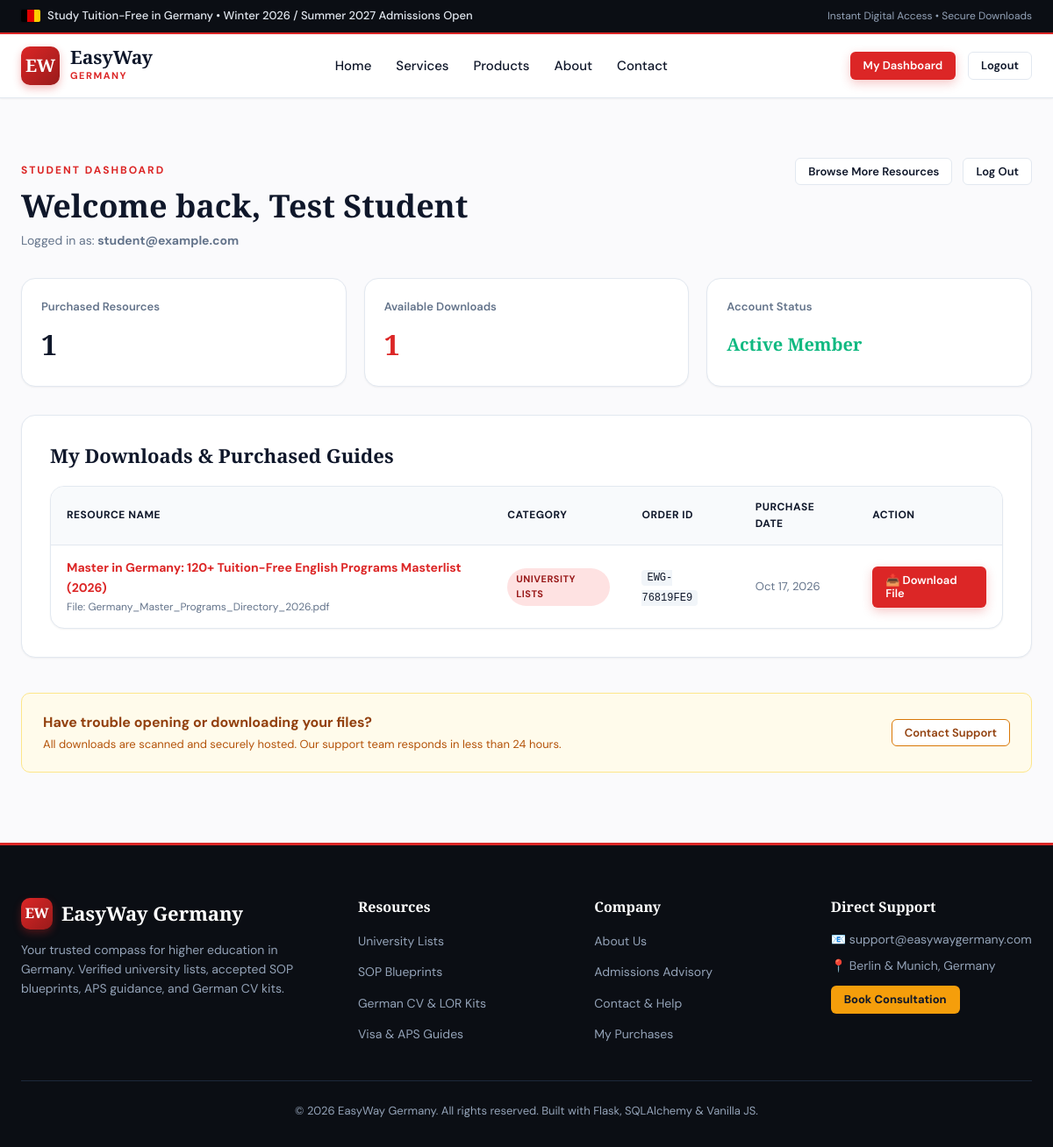
/dashboard (signed in), run on the app's committed database.
### app.py (models this page shows, shortened)
class User(UserMixin, db.Model):
    __tablename__ = 'users'
    id = db.Column(db.Integer, primary_key=True)
    email = db.Column(db.String(120), unique=True, nullable=False, index=True)
    full_name = db.Column(db.String(100), nullable=False)
    password_hash = db.Column(db.String(256), nullable=False)
    is_admin = db.Column(db.Boolean, default=False)
    created_at = db.Column(db.DateTime, default=utc_now)
    orders = db.relationship('Order', backref='user', lazy='dynamic')

class Order(db.Model):
    __tablename__ = 'orders'
    id = db.Column(db.Integer, primary_key=True)
    order_number = db.Column(db.String(36), unique=True, nullable=False, default=lambda: f"EWG-{uuid.uuid4().hex[:8].upper()}")
    user_id = db.Column(db.Integer, db.ForeignKey('users.id'), nullable=False)
    product_id = db.Column(db.Integer, db.ForeignKey('products.id'), nullable=False)
    amount = db.Column(db.Float, nullable=False)
    currency = db.Column(db.String(10), default='EUR')
    status = db.Column(db.String(20), default='completed')  # 'completed', 'pending', 'failed'
    payment_method = db.Column(db.String(50), default='demo')
    created_at = db.Column(db.DateTime, default=utc_now)

class Product(db.Model):
    __tablename__ = 'products'
    id = db.Column(db.Integer, primary_key=True)
    title = db.Column(db.String(200), nullable=False)
    slug = db.Column(db.String(200), unique=True, nullable=False)
    short_desc = db.Column(db.String(300), nullable=False)
    description = db.Column(db.Text, nullable=False)
    price = db.Column(db.Float, nullable=False, default=0.0)
    original_price = db.Column(db.Float, nullable=True)
    badge = db.Column(db.String(50), default='')  # e.g., 'Best Seller', 'Top Rated'
    category_id = db.Column(db.Integer, db.ForeignKey('categories.id'), nullable=False)
    file_name = db.Column(db.String(255), nullable=False)  # stored in secure_files/
    file_original_name = db.Column(db.String(255), nullable=False)
    is_active = db.Column(db.Boolean, default=True)
    created_at = db.Column(db.DateTime, default=utc_now)
    orders = db.relationship('Order', backref='product', lazy='dynamic')

class Category(db.Model):
    __tablename__ = 'categories'
    id = db.Column(db.Integer, primary_key=True)
    name = db.Column(db.String(80), unique=True, nullable=False)
    slug = db.Column(db.String(80), unique=True, nullable=False)
    description = db.Column(db.String(255))
    icon = db.Column(db.String(50), default='folder')
    products = db.relationship('Product', backref='category', lazy='dynamic')

### app.py (the view)
@app.route('/dashboard')
@login_required
def dashboard():
    orders = Order.query.filter_by(user_id=current_user.id, status='completed').order_by(Order.created_at.desc()).all()
    return render_template('dashboard.html', orders=orders)

### app.py (called while the page is built)
@login_manager.user_loader
def load_user(user_id):
    return db.session.get(User, int(user_id))

@app.context_processor
def inject_global_data():
    categories = Category.query.all()
    return {
        'nav_categories': categories,
        'current_year': datetime.now(timezone.utc).year
    }

### templates/dashboard.html (shortened to what this page needs)
{% extends "base.html" %}
{% block content %}
<section style="padding: 50px 0 80px;">
  <div class="container">
    <div style="display: flex; justify-content: space-between; align-items: flex-start; margin-bottom: 32px; flex-wrap: wrap; gap: 16px;">
      <div>
        <span class="section-tag">Student Dashboard</span>
        <h1 class="section-title" style="margin-bottom: 6px;">Welcome back, {{ current_user.full_name }}</h1>
        <p style="color: var(--text-muted); font-size: 14px;">Logged in as: <strong>{{ current_user.email }}</strong></p>
      </div>
      <div style="display: flex; gap: 12px;">
        <a href="{{ url_for('products') }}" class="btn btn-outline btn-sm">Browse More Resources</a>
        <a href="{{ url_for('logout') }}" class="btn btn-sm btn-outline">Log Out</a>
      </div>
    </div>
    <div class="stats-overview">
      <div class="stat-widget">
        <div class="stat-widget-label">Purchased Resources</div>
        <div class="stat-widget-val">{{ orders|length }}</div>
      </div>
      <div class="stat-widget">
        <div class="stat-widget-label">Available Downloads</div>
        <div class="stat-widget-val" style="color: var(--primary);">{{ orders|length }}</div>
      </div>
      <div class="stat-widget">
        <div class="stat-widget-label">Account Status</div>
        <div class="stat-widget-val" style="font-size: 20px; color: #10B981; padding-top: 10px;">
          Active Member
        </div>
      </div>
    </div>
    <div style="background: #fff; border: 1px solid var(--border); border-radius: var(--radius-lg); padding: 32px; box-shadow: var(--shadow-sm); margin-bottom: 40px;">
      <h2 style="font-size: 22px; margin-bottom: 20px;">My Downloads & Purchased Guides</h2>
      {% if orders %}
        <div class="data-table-wrap">
          <table class="data-table">
            <thead>
              <tr>
                <th>Resource Name</th>
                <th>Category</th>
                <th>Order ID</th>
                <th>Purchase Date</th>
                <th>Action</th>
              </tr>
            </thead>
            <tbody>
              {% for order in orders %}
                <tr>
                  <td>
                    <strong>
                      <a href="{{ url_for('product_detail', slug=order.product.slug) }}">
                        {{ order.product.title }}
                      </a>
                    </strong>
                    <div style="font-size: 12px; color: var(--text-muted); margin-top: 2px;">
                      File: {{ order.product.file_original_name }}
                    </div>
                  </td>
                  <td>
                    <span class="badge">{{ order.product.category.name }}</span>
                  </td>
                  <td>
                    <code style="background: #F1F5F9; padding: 2px 6px; border-radius: 4px; font-size: 12px;">{{ order.order_number }}</code>
                  </td>
                  <td style="color: var(--text-muted); font-size: 13px;">
                    {{ order.created_at.strftime('%b %d, %Y') }}
                  </td>
                  <td>
                    <a href="{{ url_for('download_file', product_id=order.product.id) }}" class="btn btn-sm btn-primary">
                      📥 Download File
                    </a>
                  </td>
                </tr>
              {% endfor %}
            </tbody>
          </table>
        </div>
      {% endif %}
    </div>
    <div style="background: #FFFBEB; border: 1px solid #FDE68A; border-radius: var(--radius-md); padding: 20px 24px; display: flex; align-items: center; justify-content: space-between; flex-wrap: wrap; gap: 14px;">
      <div>
        <strong style="color: #92400E;">Have trouble opening or downloading your files?</strong>
        <p style="font-size: 13px; color: #B45309; margin: 2px 0 0;">
          All downloads are scanned and securely hosted. Our support team responds in less than 24 hours.
        </p>
      </div>
      <a href="{{ url_for('contact') }}" class="btn btn-sm btn-outline" style="border-color: #D97706; color: #92400E;">Contact Support</a>
    </div>
  </div>
</section>
{% endblock %}

### static/css/style.css (style rules this page uses)
:root { --primary: #DC2626; --primary-hover: #B91C1C; --primary-light: #FEE2E2; --primary-dark: #991B1B; --secondary: #0F172A; --secondary-light: #1E293B; --accent-gold: #F59E0B; --accent-gold-light: #FEF3C7; --bg-page: #FAFAFC; --bg-surface: #FFFFFF; --bg-muted: #F1F5F9; --text-main: #0F172A; --text-muted: #64748B; --text-light: #94A3B8; --border: #E2E8F0; --border-focus: #DC2626; --font-heading: 'Playfair Display', Georgia, serif; --font-body: 'DM Sans', -apple-system, BlinkMacSystemFont, sans-serif; --shadow-sm: 0 1px 2px 0 rgba(0, 0, 0, 0.05); --shadow-md: 0 4px 6px -1px rgba(0, 0, 0, 0.1), 0 2px 4px -2px rgba(0, 0, 0, 0.05); --shadow-lg: 0 10px 15px -3px rgba(0, 0, 0, 0.1), 0 4px 6px -4px rgba(0, 0, 0, 0.05); --shadow-xl: 0 20px 25px -5px rgba(0, 0, 0, 0.1), 0 8px 10px -6px rgba(0, 0, 0, 0.05); --shadow-card: 0 10px 30px rgba(15, 23, 42, 0.06); --radius-sm: 6px; --radius-md: 10px; --radius-lg: 16px; --radius-full: 9999px; --transition: all 0.25s cubic-bezier(0.4, 0, 0.2, 1); }
*, *::before, *::after { box-sizing: border-box; margin: 0; padding: 0; }
body { font-family: var(--font-body); font-size: 16px; line-height: 1.6; color: var(--text-main); background-color: var(--bg-page); -webkit-font-smoothing: antialiased; min-height: 100vh; display: flex; flex-direction: column; }
h1, h2, h3, h4, .serif-font { font-family: var(--font-heading); color: var(--secondary); line-height: 1.25; font-weight: 700; }
a { color: var(--primary); text-decoration: none; transition: var(--transition); }
.container { width: 100%; max-width: 1220px; margin: 0 auto; padding: 0 24px; }
.btn { display: inline-flex; align-items: center; justify-content: center; gap: 8px; padding: 11px 22px; font-size: 15px; font-weight: 600; border-radius: var(--radius-md); cursor: pointer; border: 1px solid transparent; transition: var(--transition); text-decoration: none; line-height: 1.2; }
.btn-primary { background: var(--primary); color: #FFFFFF !important; box-shadow: 0 4px 12px rgba(220, 38, 38, 0.25); }
.btn-outline { border-color: var(--border); background: #FFFFFF; color: var(--text-main); }
.btn-sm { padding: 7px 14px; font-size: 13px; border-radius: var(--radius-sm); }
.section-tag { color: var(--primary); text-transform: uppercase; font-size: 12px; letter-spacing: 2px; font-weight: 700; margin-bottom: 8px; display: inline-block; }
.section-title { font-size: 36px; margin-bottom: 14px; }
.badge { display: inline-block; font-size: 11px; font-weight: 700; text-transform: uppercase; letter-spacing: 0.5px; padding: 4px 10px; border-radius: var(--radius-full); background: var(--primary-light); color: var(--primary-dark); }
.data-table-wrap { background: #FFFFFF; border: 1px solid var(--border); border-radius: var(--radius-lg); overflow-x: auto; box-shadow: var(--shadow-sm); }
.data-table { width: 100%; border-collapse: collapse; text-align: left; font-size: 14px; }
.data-table th { background: #F8FAFC; padding: 14px 18px; font-weight: 700; color: var(--secondary); border-bottom: 1px solid var(--border); text-transform: uppercase; font-size: 12px; letter-spacing: 0.5px; }
.data-table td { padding: 14px 18px; border-bottom: 1px solid var(--border); vertical-align: middle; }
.data-table tr:last-child td { border-bottom: none; }
.stats-overview { display: grid; grid-template-columns: repeat(auto-fit, minmax(220px, 1fr)); gap: 20px; margin-bottom: 32px; }
.stat-widget { background: #FFFFFF; border: 1px solid var(--border); border-radius: var(--radius-lg); padding: 22px; box-shadow: var(--shadow-sm); }
.stat-widget-label { font-size: 13px; color: var(--text-muted); font-weight: 600; margin-bottom: 6px; }
.stat-widget-val { font-size: 32px; font-weight: 800; font-family: var(--font-heading); color: var(--secondary); }

### data on the page
User: full_name "Test Student", email "student@example.com"
Order: product "Master in Germany: 120+ Tuition-Free English Programs Masterlist (2026)", product.file_original_name "Germany_Master_Programs_Directory_2026.pdf", product.category.name "UNIVERSITY LISTS", order_number "EWG-76819FE9", created_at "Oct 17, 2026"

### other printed values
{{ orders|length }} "1"
